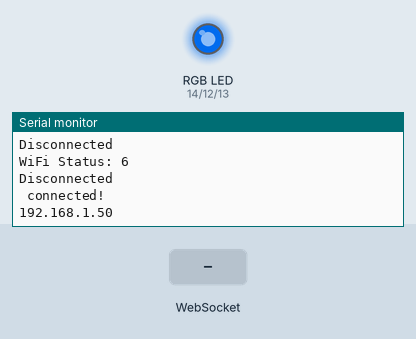
This program was run on a simulated ESP32. On the bench: an RGB LED mixed from three pins (HIGH = lit), the last lines printed to the serial monitor. Inputs (shaded band) come from the test bench. WiFi joins after 1.5 s; servers stay silent unless stated.

Above: at 3.2 s.
3.3 s: WebSocket text "blink" received
At 3.9 s:
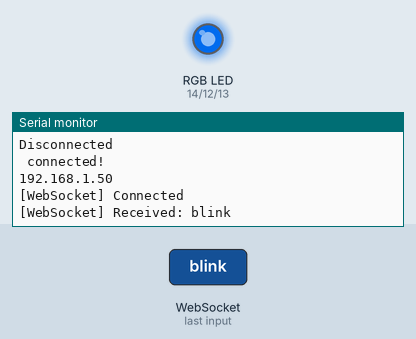
4.8 s: WebSocket text "pulse" received
At 4.96 s:
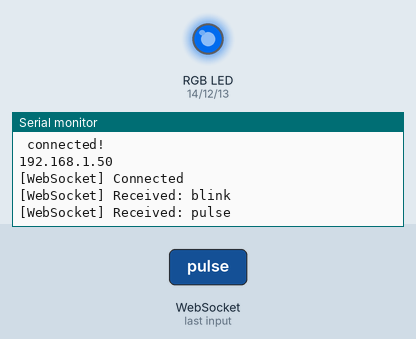
6.5 s: WebSocket text "update" received
At 7.5 s:
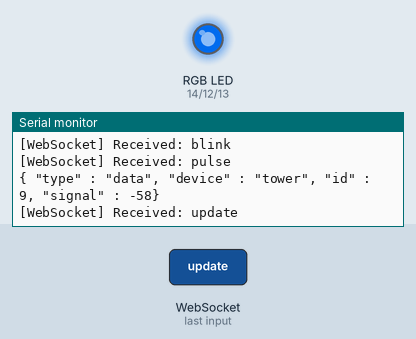

Measured:
- after the input at 3.3 s, the serial monitor: prints a new line at once (image 1)
- after the input at 4.8 s, the serial monitor: prints a new line at once (image 2)
- after the input at 6.5 s, the serial monitor: prints a new line at once (image 3)

The program:

main.cpp
```cpp
/*
  Author: Levi Smith
  Version: Beta v1.1
  Date: 08/04/2025
*/
#include "main.h"

void setup() {

  pinMode(RPIN, OUTPUT);
  pinMode(GPIN, OUTPUT);
  pinMode(BPIN, OUTPUT);

  writeColor(lightColor.getValue());

  Serial.begin(9600);

  // Switching esp32 to station mode
  WiFi.mode(WIFI_STA);

  // Configure the static ip
  WiFi.config(local_ip, gateway, mask);

  // Connect to WiFi
  WiFi.begin(ssid, password);
  Serial.printf("Connecting to %s router...\n", ssid);
  while (WiFi.status() != WL_CONNECTED) {
    printWiFiStatus();
    writeColor(wifiConnectingColor);
    delay(500);
    //writeColor(0); // if blinking is desired
    delay(500);
  }
  Serial.println(" connected!");
  Serial.println(WiFi.localIP());

  // Configure WebSocket client
  websocket.begin(host, port, "/"); // Path = "/" by default
  websocket.onEvent(webSocketEvent);
  websocket.setReconnectInterval(3000); // 3 sec reconnect
  websocket.enableHeartbeat(1000, 3000, 5); // Ping every 3s, disconnect after 5 tries

  //Configure initString
  String str1 = "{ \"type\" : \"init\", \"device\" : \"tower\", \"id\" : ";
  String str2 = ", \"color\" : \"none\", \"transition\" : \"instant\", \"signal\" : ";
  String str3 = " }";
  initString = str1 + ID + str2 + WiFi.RSSI() + str3;

}

void loop() {

  websocket.loop();

  if (effect == "blink") {
    lightOscillator.update();
    writeColor(lightColor.getValue() * lightOscillator.getSwitch());
    Serial.println(lightOscillator.getTick());
  }else if (effect == "pulse") {
    //this scaling provides a more noticable affect
    float scale = pow(0.004 * lightOscillator.update(), 2);
    writeColor(lightColor.getRed() * scale, lightColor.getGreen() * scale, lightColor.getBlue() * scale);
    Serial.println(int(scale * 255));
  }


  //Scheduled Tasks
  static unsigned long prevMillis = 0;
  unsigned long curMillis = millis();

  //runs every 5 seconds
  if (curMillis - prevMillis >= 5000) {

    prevMillis = curMillis;

    sendSignalData();

    //check if the wifi has disconnected, and attempt a reconnect
    if (WiFi.status() != WL_CONNECTED) {
      WiFi.reconnect();
    }

  }


}
```

Color.h
```cpp
#ifndef COLOR
#define COLOR

class Color {
private:
  int value;
  int red;
  int green;
  int blue;

public:

  Color(int value);
  Color(int r, int g, int b);

  int getValue();
  int getRed();
  int getGreen();
  int getBlue();

  void setValue(int value);
  void setRed(int value);
  void setGreen(int value);
  void setBlue(int value);

};

#endif
```

main.h
```cpp
#include <ArduinoJson.h>
#include <WebSocketsClient.h>
#include <WiFi.h>
#include "Color.h"

#define STRINGIFY(x) #x
#define ID 9

#define RPIN 14
#define GPIN 12
#define BPIN 13

// WiFi credentials
const char *ssid = "Dead Zone";
const char *password = "dawnwalker7";

// WebSocket server settings
const char *host = "192.168.0.100";
const uint16_t port = 8001;

// Static IP Configuration
IPAddress local_ip(192, 168, 0, 100 + ID);
IPAddress gateway(192, 168, 0, 254);
IPAddress mask(255, 255, 255, 0);

WebSocketsClient websocket;

String initString;

JsonDocument recvFile;
JsonDocument sendFile;

Color wifiConnectingColor(0,90,200);
Color disconnectedLight(255, 0, 1);
Color lightColor(disconnectedLight.getValue());
String transition = "instant";
String effect = "solid";

class Oscillator {
  private:
    int max = 1;
    int tick = 0;
    int direction = 1;
  public:
    Oscillator(int maxVal){
      max = maxVal;
    }
    int update() {
      if (tick < 0 || tick >= max) {
        direction *= -1;
      }
      tick += direction;
      return tick;
    }
    void reset() {
      tick = 0;
      direction = 1;
    }
    int getTick() {
      return tick;
    }
    bool getSwitch() {
      return direction == 1;
    }
};

Oscillator lightOscillator(250);


void writeColor(Color color) {
  analogWrite(RPIN, color.getRed());
  analogWrite(GPIN, color.getGreen());
  analogWrite(BPIN, color.getBlue());
}

void writeColor(int r, int g, int b) {
  analogWrite(RPIN, r);
  analogWrite(GPIN, g);
  analogWrite(BPIN, b);
}

void sendSignalData() {
    static String output;
    static String str1 = "{ \"type\" : \"data\", \"device\" : \"tower\", \"id\" : ";
    static String str2 = ", \"signal\" : ";
    static String str3 = "}";
    output = str1 + ID + str2 + WiFi.RSSI() + str3;
    Serial.println(output);
    websocket.sendTXT(output);
}


void webSocketEvent(WStype_t type, uint8_t *payload, size_t length) {
  switch (type) {
  case WStype_DISCONNECTED:
    Serial.println("[WebSocket] Disconnnected");
    writeColor(disconnectedLight);
    break;

  case WStype_CONNECTED:
    Serial.println("[WebSocket] Connected");
    websocket.sendTXT(initString);
    break;

  case WStype_TEXT:
    Serial.printf("[WebSocket] Received: %s\n", payload);
    deserializeJson(recvFile, payload);
    if (recvFile["type"].as<String>() == "update") {
      lightColor.setValue(recvFile["color"].as<int>());
      writeColor(lightColor);
      transition = recvFile["transition"].as<String>();
      effect = recvFile["effect"].as<String>();
      if (effect == "blink" || effect == "pulse") {
        lightOscillator.reset();
      }
    }else if (recvFile["type"].as<String>() == "error") {
      websocket.setReconnectInterval(0);
      Serial.println(recvFile["error"].as<String>());
      writeColor(Color(255,255,0));
    }
    break;

  case WStype_ERROR:
    Serial.println("[WebSocket] Error");
    break;

  default:
    break;
    Serial.printf("[WebSocket] Received: %s\n", payload);
  }
}

void printWiFiStatus() {
  wl_status_t status = WiFi.status();
  Serial.print("WiFi Status: ");
  Serial.println(status);

  switch (status) {
  case WL_NO_SSID_AVAIL:
    Serial.println("SSID not available");
    break;
  case WL_CONNECT_FAILED:
    Serial.println("Connection failed");
    break;
  case 2:
    Serial.println("Wrong password");
    break;
  case WL_IDLE_STATUS:
    Serial.println("Idle");
    break;
  case WL_DISCONNECTED:
    Serial.println("Disconnected");
    break;
  case WL_CONNECTED:
    Serial.println("Connected");
    break;
  }
}
```

Color.cpp
```cpp
#include "Color.h"

Color::Color(int value) {
    this->setValue(value);
}

Color::Color(int r, int g, int b) {
    this->value = (r << 16) + (g << 8) + b;
    this->red = r;
    this->green = g;
    this->blue = b;
}

int Color::getValue() {
    return this->value;
}
int Color::getRed() {
    return this->red;
}
int Color::getGreen() {
    return this->green;
}
int Color::getBlue() {
    return this->blue;
}

void Color::setValue(int value) {
    this->value = value;
    this->red = value >> 16 & 0xFF;
    this->green = value >> 8 & 0xFF;
    this->blue = value & 0xFF;
}
//NOTE this class is incomplete as these functions do not modify the overall value when changed
void Color::setRed(int value) {
    this->red = value;
}
void Color::setGreen(int value) {
    this->green = value;
}
void Color::setBlue(int value) {
    this->blue = value;
}
```
